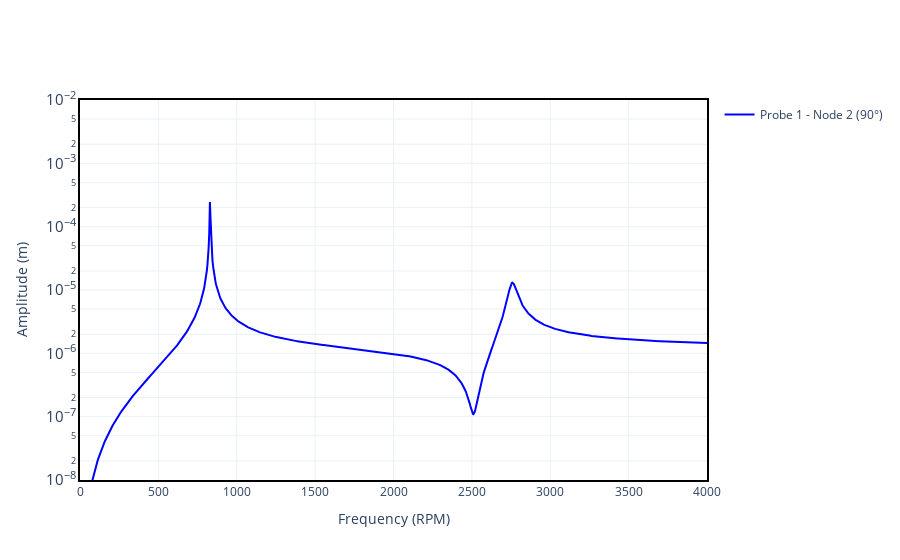

The code cell stored with this chart in its notebook:
### Markdown cell above
## Response for a rotating out-of-balance

### Code cell
# Unbalance excitation at midspan (node 3)
unbalance_response = rotor.run_unbalance_response(
    node=3,
    unbalance_magnitude=0.0001,
    unbalance_phase=0,
    frequency=Q_(np.linspace(0, 4000, 1000), "RPM"),
)

fig2 = unbalance_response.plot_magnitude(
    probe=[Probe(2, Q_(90, "deg"))], yaxis=dict(type="log"), frequency_units="RPM"
)
fig2.update_layout(yaxis_range=[-8, -2])
fig2.show()

### Figure 1 — Plotly figure (JSON) as saved in the notebook; plotly's stock layout.template omitted (floating-point values rounded to 4 significant figures; data arrays with more than 128 entries replaced by an {"elided": "..."} marker saying what was removed)
{"data": [{"hovertemplate": "Frequency (RPM): %{x:.2f}<br>Amplitude (m): %{y:.2e}", "legendgroup": "Probe 1 - Node 2 (90°)", "line": {"color": "blue"}, "mode": "lines", "name": "Probe 1 - Node 2 (90°)", "showlegend": true, "type": "scatter", "x": {"elided": "1000 float values"}, "y": {"elided": "1000 float values"}}], "layout": {"xaxis": {"range": [0, 4000], "title": {"text": "Frequency (RPM)"}}, "yaxis": {"exponentformat": "power", "range": [-8, -2], "title": {"text": "Amplitude (m)"}, "type": "log"}}}
